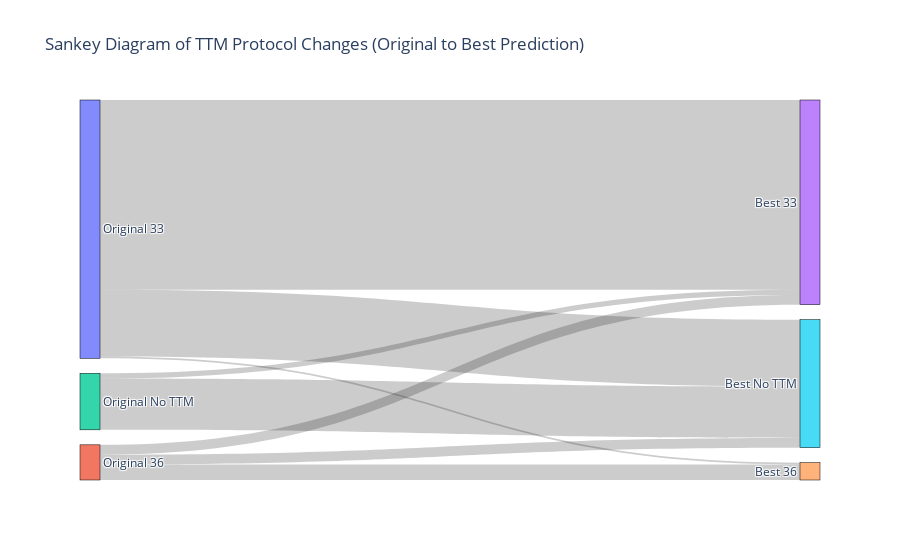

The notebook cell saved with this chart:
### Code cell
# Count the transitions from Original_TTM to Best_Prediction
sankey_data = ttm_predictions_df.groupby(['Original_TTM', 'Best_Prediction']).size().reset_index(name='count')

# Calculate total patients in each Original_TTM group
group_totals = sankey_data.groupby('Original_TTM')['count'].transform('sum')

# Calculate percentage within each Original_TTM group
sankey_data['percentage'] = (sankey_data['count'] / group_totals * 100).round(1)

# Define unique nodes for original and best protocols
original_nodes = [f"Original {protocol}" for protocol in sankey_data['Original_TTM'].unique()]
best_nodes = [f"Best {protocol}" for protocol in sankey_data['Best_Prediction'].unique()]
nodes = original_nodes + best_nodes

# Map each node to a unique index for Sankey
node_map = {node: i for i, node in enumerate(nodes)}

# Define the sources, targets, values, and labels for the Sankey diagram
sankey_data['source'] = sankey_data['Original_TTM'].map(lambda x: node_map[f"Original {x}"])
sankey_data['target'] = sankey_data['Best_Prediction'].map(lambda x: node_map[f"Best {x}"])
sources = sankey_data['source'].tolist()
targets = sankey_data['target'].tolist()
values = sankey_data['count'].tolist()

# Use the group percentage labels for each link
labels = [f"{percentage}%" for percentage in sankey_data['percentage']]

# Create the Sankey diagram
fig = go.Figure(go.Sankey(
    node=dict(
        pad=15,
        thickness=20,
        line=dict(color="black", width=0.5),
        label=nodes,
    ),
    link=dict(
        source=sources,  # Indices of source nodes
        target=targets,  # Indices of target nodes
        value=values,    # Flow values between nodes
        label=labels     # Group percentage labels on each link
    )
))

# Add title and display
fig.update_layout(title_text="Sankey Diagram of TTM Protocol Changes (Original to Best Prediction)", font_size=12)
fig.show()

### Figure 1 — Plotly figure (JSON) as saved in the notebook; plotly's stock layout.template omitted (floating-point values rounded to 4 significant figures)
{"data": [{"link": {"label": ["73.4%", "0.7%", "25.9%", "27.9%", "44.3%", "27.9%", "9.2%", "90.8%"], "source": [0, 0, 0, 1, 1, 1, 2, 2], "target": [3, 4, 5, 3, 4, 5, 3, 5], "value": [329, 3, 116, 17, 27, 17, 9, 89]}, "node": {"label": ["Original 33", "Original 36", "Original No TTM", "Best 33", "Best 36", "Best No TTM"], "line": {"color": "black", "width": 0.5}, "pad": 15, "thickness": 20}, "type": "sankey"}], "layout": {"font": {"size": 12}, "title": {"text": "Sankey Diagram of TTM Protocol Changes (Original to Best Prediction)"}}}
